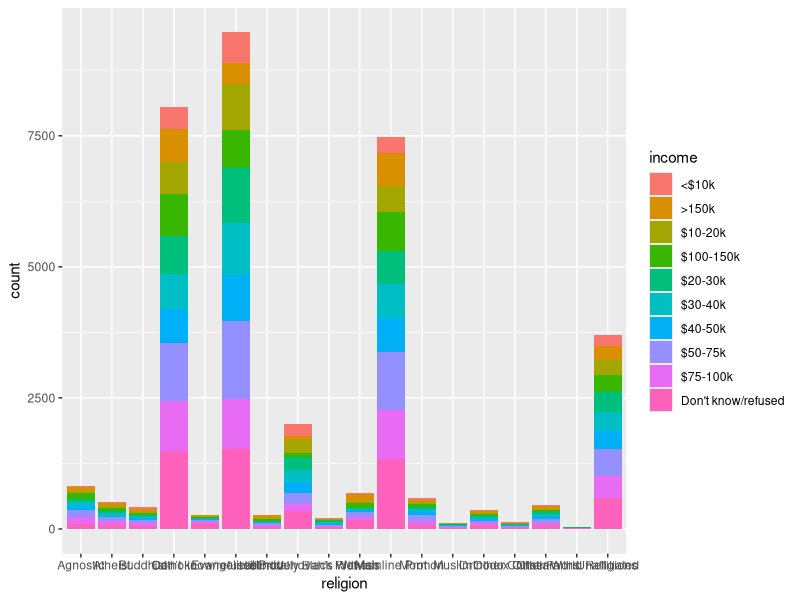
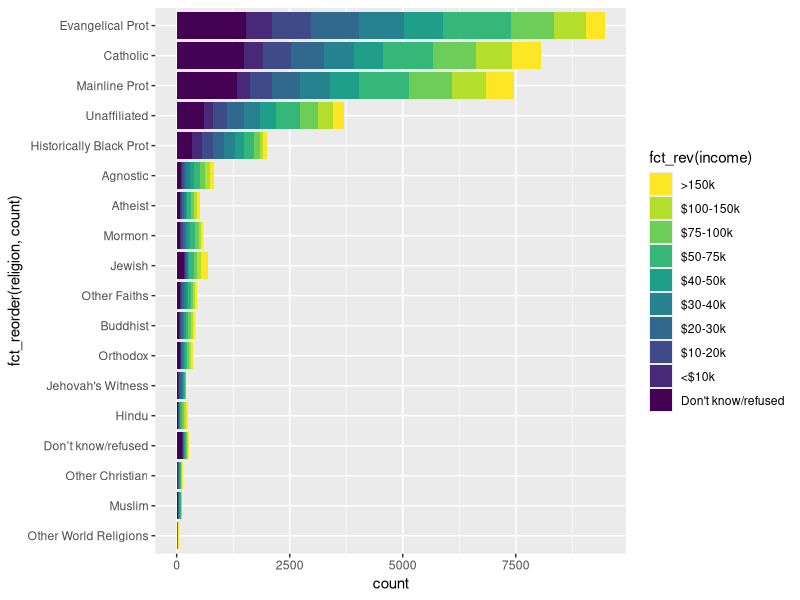
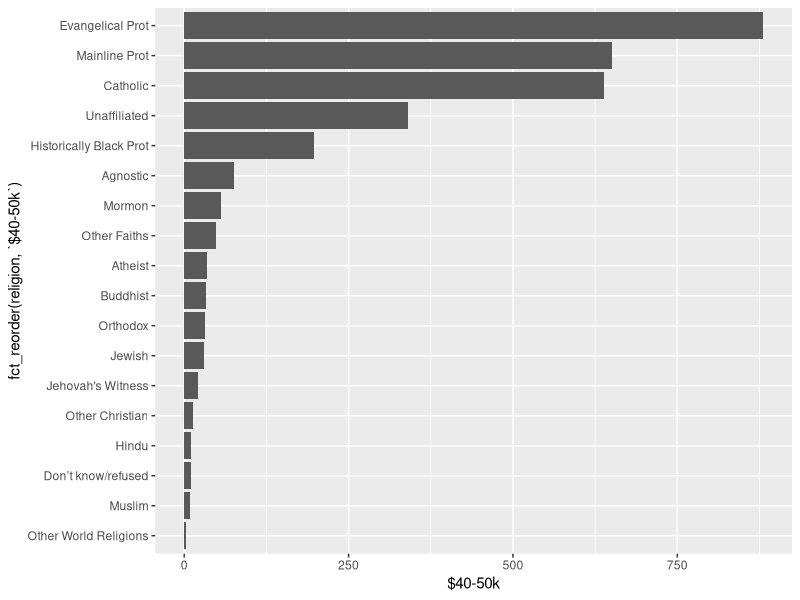
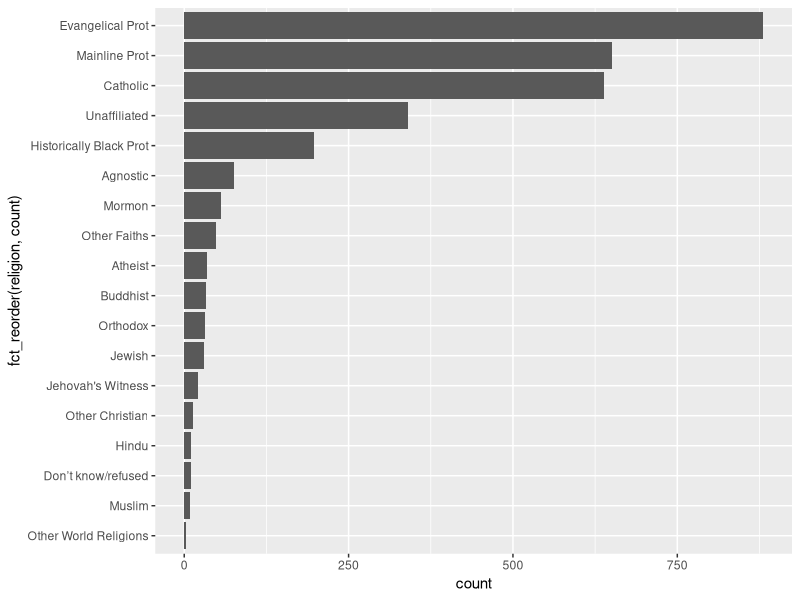
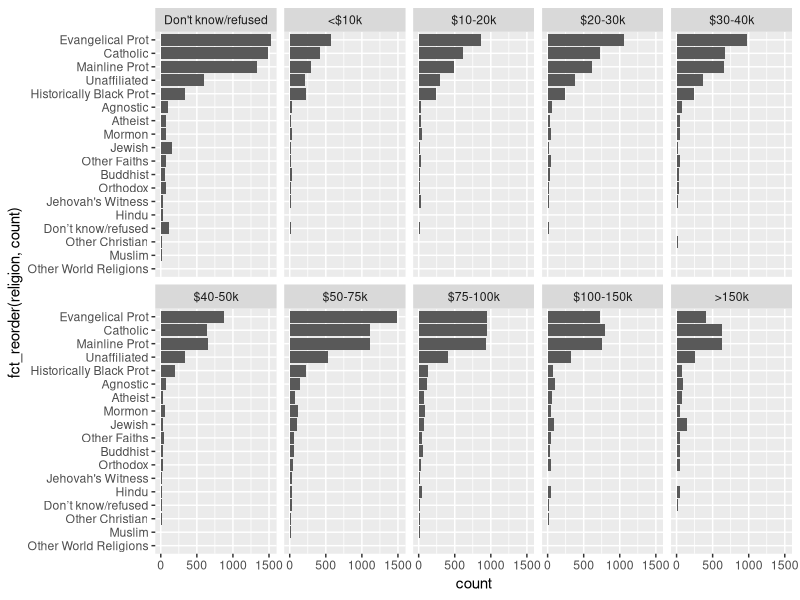
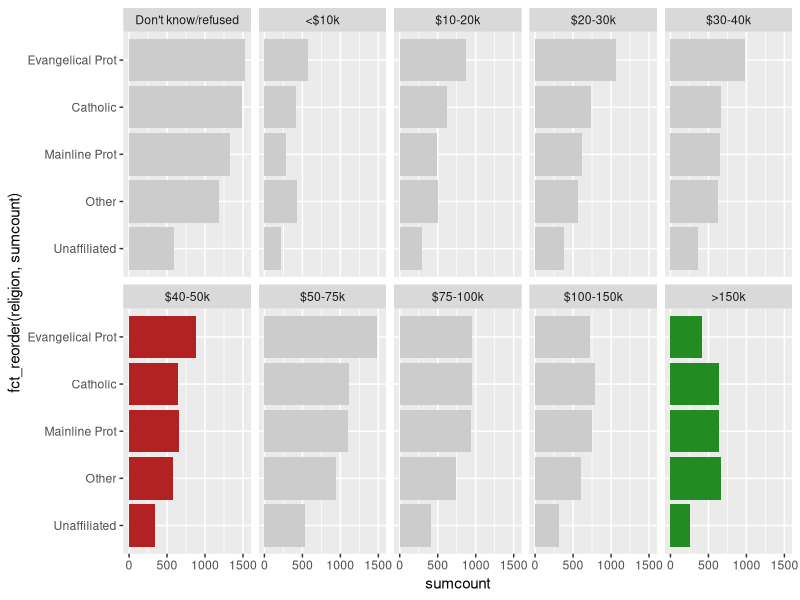

These figures' R source, in order:
## ---- chunk 1
#| warning: false
#| message: false
library(tidyverse)
## ---- chunk 2
data(relig_income)
data(fish_encounters)
## ---- chunk 3
relig_income
## ---- chunk 4
relig_income %>%
  pivot_longer(-religion, names_to = "income", values_to = "count")
## ---- chunk 5
fish_encounters
## ---- chunk 6
fish_encounters %>% 
  pivot_wider(names_from = station, values_from = seen)
## ---- chunk 7
relig_income %>%
  pivot_longer(-religion, names_to = "income", values_to = "count") %>% 
  ggplot(aes(religion, count, fill = income)) +
  geom_col()
## ---- chunk 8
inc_levels = c("Don't know/refused",
               "<$10k", "$10-20k", "$20-30k", "$30-40k",
               "$40-50k", "$50-75k", "$75-100k", "$100-150k",
               ">150k")

relig_income %>%
  pivot_longer(-religion, names_to = "income", values_to = "count") %>% 
  mutate(income = fct_relevel(income, inc_levels)) %>% 
  ggplot(aes(fct_reorder(religion, count), 
             count, fill = fct_rev(income))) +
  geom_col() +
  scale_fill_viridis_d(direction = -1) +
  coord_flip() 
## ---- chunk 9
relig_income %>% 
  ggplot(aes(fct_reorder(religion, `$40-50k`), `$40-50k`)) +
  geom_col() + 
  coord_flip()
## ---- chunk 10
relig_income %>%
  pivot_longer(-religion, names_to = "income", values_to = "count") %>% 
  filter(income == "$40-50k") %>% 
  ggplot(aes(fct_reorder(religion, count), count)) +
  geom_col() +
  coord_flip() 
## ---- chunk 11
relig_income %>%
  pivot_longer(-religion, names_to = "income", values_to = "count") %>% 
  mutate(income = fct_relevel(income, inc_levels)) %>% 
  ggplot(aes(fct_reorder(religion, count), 
             count)) +
  geom_col(show.legend = FALSE) +
  coord_flip() +
  facet_wrap(~ income, nrow = 2)
## ---- chunk 12
relig_income %>%
  pivot_longer(-religion, names_to = "income", values_to = "count") %>% 
  mutate(religion = fct_lump_n(religion, 4, w = count)) %>% 
  mutate(income = fct_relevel(income, inc_levels)) %>% 
  group_by(religion, income) %>%
  summarise(sumcount = sum(count)) %>% 
  ggplot(aes(fct_reorder(religion, sumcount), 
             sumcount)) + 
  geom_col(fill = "grey80", show.legend = FALSE) +
  geom_col(data = . %>% filter(income == "$40-50k"),
           fill = "firebrick") +
  geom_col(data = . %>% filter(income == ">150k"),
           fill = "forestgreen") +
  coord_flip() +
  facet_wrap(~ income, nrow = 2) 
